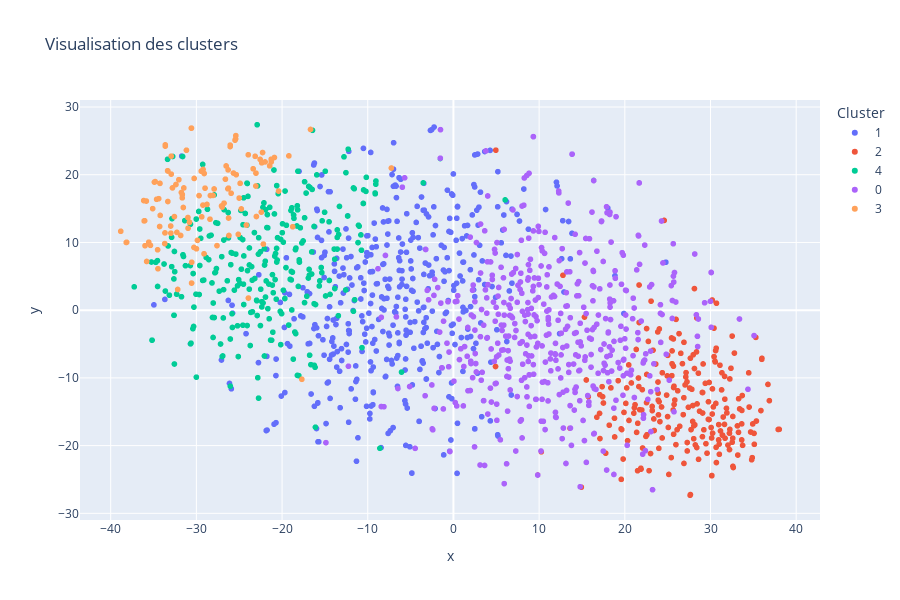

The notebook cell saved with this chart:
### Code cell
from numpy import stack

X = stack(df['doc_vector'].values)  # Matrice des vecteurs
visualize_clusters_2d(X, df['cluster'], method='tsne')

### Figure 1 — Plotly figure (JSON) as saved in the notebook; plotly's stock layout.template omitted (floating-point values rounded to 4 significant figures; data arrays with more than 128 entries replaced by an {"elided": "..."} marker saying what was removed)
{"data": [{"hovertemplate": "Cluster=1<br>x=%{x}<br>y=%{y}<extra></extra>", "legendgroup": "1", "marker": {"color": "#636efa", "size": 6, "symbol": "circle"}, "mode": "markers", "name": "1", "showlegend": true, "type": "scattergl", "x": {"elided": "438 float values"}, "xaxis": "x", "y": {"elided": "438 float values"}, "yaxis": "y"}, {"hovertemplate": "Cluster=2<br>x=%{x}<br>y=%{y}<extra></extra>", "legendgroup": "2", "marker": {"color": "#EF553B", "size": 6, "symbol": "circle"}, "mode": "markers", "name": "2", "showlegend": true, "type": "scattergl", "x": {"elided": "230 float values"}, "xaxis": "x", "y": {"elided": "230 float values"}, "yaxis": "y"}, {"hovertemplate": "Cluster=4<br>x=%{x}<br>y=%{y}<extra></extra>", "legendgroup": "4", "marker": {"color": "#00cc96", "size": 6, "symbol": "circle"}, "mode": "markers", "name": "4", "showlegend": true, "type": "scattergl", "x": {"elided": "278 float values"}, "xaxis": "x", "y": {"elided": "278 float values"}, "yaxis": "y"}, {"hovertemplate": "Cluster=0<br>x=%{x}<br>y=%{y}<extra></extra>", "legendgroup": "0", "marker": {"color": "#ab63fa", "size": 6, "symbol": "circle"}, "mode": "markers", "name": "0", "showlegend": true, "type": "scattergl", "x": {"elided": "478 float values"}, "xaxis": "x", "y": {"elided": "478 float values"}, "yaxis": "y"}, {"hovertemplate": "Cluster=3<br>x=%{x}<br>y=%{y}<extra></extra>", "legendgroup": "3", "marker": {"color": "#FFA15A", "size": 6, "symbol": "circle"}, "mode": "markers", "name": "3", "showlegend": true, "type": "scattergl", "x": [-33.32, -33.36, -25.11, -35.84, -33.69, -34.29, -29.69, -27.06, -38.83, -30.81, -26.99, -24.76, -29.11, -30.58, -25.49, -26.77, -29.99, -28.05, -32.04, -34.52, -30.56, -7.243, -25.43, -28.41, -33.63, -34.25, -29.87, -31.16, -32.56, -26.61, -29.23, -23.05, -35.1, -35.8, -33.33, -34.22, -20.41, -22.99, -23.06, -33.67, -28.76, -22.37, -22.42, -31.65, -35.99, -27.93, -32.93, -28.99, -31.46, -17.69, -33.63, -38.14, -30.28, -25.67, -34.81, -29.37, -32.27, -26.2, -31.64, -26.06, -29.09, -31.75, -35.56, -33.0, -36.14, -27.59, -24.89, -26.24, -22.56, -21.98, -26.06, -20.89, -32.38, -21.25, -26.26, -31.53, -25.95, -26.53, -25.4, -36.04, -25.01, -38.18, -19.2, -36.1, -28.36, -29.43, -29.22, -21.27, -23.38, -32.98, -23.14, -34.48, -25.35, -21.45, -22.18, -23.94, -32.79, -31.84, -24.17, -30.55, -30.26, -26.32, -30.58, -32.18, -23.93, -35.36, -22.28, -34.9, -32.93, -34.64, -26.3, -30.97, -18.76, -34.4, -16.68, -30.98], "xaxis": "x", "y": [20.55, 20.59, 11.2, 16.11, 9.83, 12.36, 16.92, 15.39, 11.65, 12.99, 15.23, 14.95, 8.33, 26.88, 25.11, 15.8, 9.068, 16.95, 19.27, 8.918, 4.0, 20.99, 25.29, 13.44, 24.22, 18.73, 10.31, 23.62, 13.82, 19.34, 15.52, 20.23, 15.0, 7.192, 16.05, 13.99, 17.58, 13.83, 18.34, 11.41, 15.62, 21.76, 14.48, 16.59, 9.525, 17.9, 20.09, 18.02, 18.05, -10.21, 24.41, 10.03, 9.265, 20.25, 18.99, 13.79, 11.49, 11.03, 17.08, 24.16, 20.18, 17.38, 10.03, 12.43, 16.19, 9.534, 18.73, 13.61, 22.27, 21.89, 24.37, 22.55, 18.56, 21.91, 18.02, 15.16, 17.27, 21.3, 25.78, 13.21, 16.55, 9.999, 22.79, 13.18, 16.93, 20.53, 20.78, 22.29, 20.88, 11.37, 22.72, 6.117, 20.01, 21.31, 9.756, 22.95, 18.06, 11.03, 12.57, 7.074, 19.45, 17.92, 26.88, 3.057, 1.79, 9.574, 23.28, 18.91, 22.74, 16.37, 20.72, 12.1, 12.32, 16.47, 26.69, 13.68], "yaxis": "y"}], "layout": {"height": 600, "legend": {"title": {"text": "Cluster"}, "tracegroupgap": 0}, "title": {"text": "Visualisation des clusters"}, "width": 900, "xaxis": {"anchor": "y", "domain": [0, 1], "title": {"text": "x"}}, "yaxis": {"anchor": "x", "domain": [0, 1], "title": {"text": "y"}}}}
